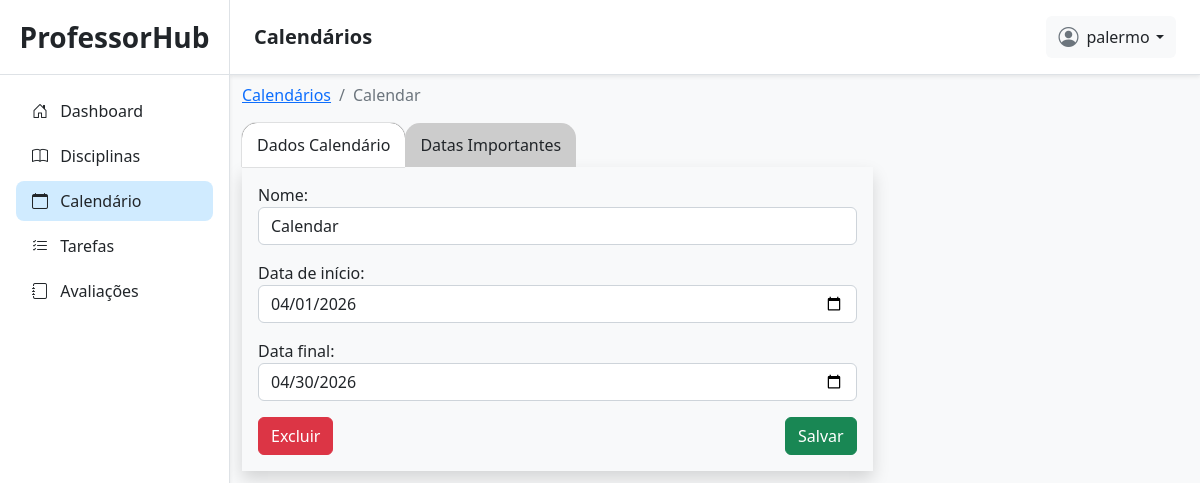
The page /calendarios/13/ (signed in) on the database its author committed.
### planner/models.py (models this page shows, shortened)
class CalendarioLetivo(models.Model):
    user = models.ForeignKey(User, on_delete=models.CASCADE, related_name='calendarios')
    nome = models.CharField(max_length=100)
    data_inicio = models.DateField(null=True)
    data_fim = models.DateField(null=True)

### planner/views/calendarios/views_calendarios.py (the view)
# urls.py: path('calendarios/<int:id>/', views_calendarios.calendario_detail_view, name='calendario_detail'),
@login_required(login_url='/login/')
def calendario_detail_view(request, id):
    if request.method == 'POST':
        calendario = get_object_or_404(CalendarioLetivo, id=id, user=request.user)
        form = CalendarioLetivoForm(request.POST, instance=calendario)
        if form.is_valid():
            form.save()
        return redirect('calendario_detail', id=id)
    calendario = get_object_or_404(CalendarioLetivo, id=id, user=request.user)
    return render(request, 'planner/calendarios/calendario_detail.html', {
        'calendario': calendario,
        'form': CalendarioLetivoForm(instance=calendario)
    })

### planner/forms.py
class CalendarioLetivoForm(forms.ModelForm):
    class Meta:
        model = CalendarioLetivo
        fields = ['nome', 'data_inicio', 'data_fim']
    nome = forms.CharField(
        label="Nome",
        widget=forms.TextInput(attrs={
            'class': 'form-control',
            'id': 'nome',
            'required': True,
        })
    )
    data_inicio = forms.DateField(
        label="Data de início",
        widget=forms.DateInput(attrs={
            'class': 'form-control',
            'id': 'data_inicio',
            'type': 'date',
            'required': True
        })
    )
    data_fim = forms.DateField(
        label="Data final",
        widget=forms.DateInput(attrs={
            'class': 'form-control',
            'id': 'data_fim',
            'type': 'date',
            'required': True
        })
    )

### planner/templates/planner/calendarios/calendario_detail.html (shortened to what this page needs)
{% extends 'planner/base.html' %}
{% load static %}
{% block titlenavbar %}
Calendários
{% endblock %}
{% block content %}
<div class="container my-2">
    <nav aria-label="breadcrumb">
        <ol class="breadcrumb">
            <li class="breadcrumb-item"><a
                    href="{% url 'calendarios' %}">Calendários</a></li>
            <li class="breadcrumb-item active" aria-current="page">{{ calendario.nome }}</li>
        </ol>
    </nav>
    <div class="abas-disciplinas">
        <div class="aba active">
            <a href="#"
                class="nav-link">Dados Calendário</a>
        </div>
        <div class="aba">
            <a href="{% url 'calendario_datas_importantes' calendario.id %}"
                class="nav-link">Datas Importantes</a>
        </div>
    </div>
    <form id="form_edit_calendario" action="{% url 'calendario_detail' calendario.id %}" class="col-12 col-lg-8 p-3 shadow" method="post">
        {% for field in form %}
            <div class="mb-3">
                {{ field.label_tag }}
                {{ field }}
            </div>
        {% endfor %}
        <div class="d-flex justify-content-between">
            <button type="button" class="btn btn-danger" data-bs-toggle="modal" data-bs-target="#modal_delete_calendario">
                Excluir
            </button>
            <button class="btn btn-success">Salvar</button>
        </div>
        </div>
{% endblock %}

### planner/templates/planner/base.html (shortened to what this page needs)
{% load static %}
<!doctype html>
<html lang="en">
<head>
    <link href="https://cdn.jsdelivr.net/npm/bootstrap@5.2.3/dist/css/bootstrap.min.css" rel="stylesheet"
>
    <link rel="stylesheet" href="https://cdn.jsdelivr.net/npm/bootstrap-icons@1.13.1/font/bootstrap-icons.min.css">
    <link rel="stylesheet" href="{% static 'css/planner/base.css' %}">
</head>
<body class="bg-light">
    <div class="container-fluid p-0">
        <div class="sidebar p-0 position-relative shadow-sm">
            <div class="sidebar-header py-3 px-3 text-center border-bottom">
                <a class="nav-link fs-3 fw-semibold text-dark" href="/">ProfessorHub</a>
            </div>
            <div class="d-flex flex-column justify-content-between pb-4" style="height: 90%;">
                <div class="sidebar-content">
                    <ul class="list-group mx-3 mt-3">
                        <li class="list-group-item {% if '/dashboard/' in request.path %}item-active{% endif %}">
                            <a href="{% url 'admin_dashboard' %}" class="text-decoration-none d-block text-dark">
                                <i class="bi bi-house-door me-2"></i> Dashboard
                            </a>
                        </li>
                        <li class="list-group-item {% if '/disciplinas/' in request.path %}item-active{% endif %}">
                            <a href="{% url 'disciplinas' %}" class="text-decoration-none d-block text-dark">
                                <i class="bi bi-book me-2"></i> Disciplinas
                            </a>
                        </li>
                        <li class="list-group-item {% if '/calendarios/' in request.path %}item-active{% endif %}">
                            <a href="{% url 'calendarios' %}" class="text-decoration-none d-block text-dark">
                                <i class="bi bi-calendar me-2"></i> Calendário
                            </a>
                        </li>
                        <li class="list-group-item {% if '/tarefas/' in request.path and '/disciplinas/' not in request.path %}item-active{% endif %}">
                            <a href="{% url 'tarefas' %}" class="text-decoration-none d-block text-dark">
                                <i class="bi bi-list-check me-2"></i> Tarefas
                            </a>
                        </li>
                        <li class="list-group-item {% if '/avaliacoes/' in request.path and '/disciplinas/' not in request.path %}item-active{% endif %}">
                            <a href="{% url 'avaliacoes' %}" class="text-decoration-none d-block text-dark">
                                <i class="bi bi-journal me-2"></i> Avaliações
                            </a>
                        </li>
                    </ul>
                </div>
            </div>
        </div>
        <div class="content-page p-0">
            <div class="navbar bg-white shadow-sm position-sticky top-0 px-4 py-3 border-bottom d-flex justify-content-between align-items-center"
                style="z-index: 900;">
                <div class="d-flex align-items-center gap-3">
                    <h5 class="mb-0 fw-semibold text-dark">
                        {% block titlenavbar %}
                        {% endblock %}
                    </h5>
                </div>
                <div class="dropdown">
                    <button class="btn btn-light border-0 d-flex align-items-center gap-2" type="button"
                        id="dropdownMenuButton1" data-bs-toggle="dropdown" aria-expanded="false">
                        <i class="bi bi-person-circle fs-5 text-secondary"></i>
                        <span class="dropdown-toggle text-dark">{{ request.user }}</span>
                    </button>
                </div>
            </div>
            {% block content %}
            {% endblock %}
        </div>
</body>
</html>

### static/css/planner/base.css (style rules this page uses)
body { overflow: hidden; }
.container-fluid { display: flex; height: 100vh; }
.content-page { flex: 1; overflow-y: auto; background-color: #f8f9fa; }
.sidebar { background-color: #ffffff; width: 230px; height: 100vh; border-right: 1px solid #dee2e6; transition: all 0.3s ease-in-out; }
.sidebar-header a { color: #2c3e50; }
.sidebar .list-group-item { background-color: transparent; border: none; border-radius: 8px; margin-bottom: 5px; transition: 0.2s; }
.item-active { background-color: #d0ebff !important; font-weight: 500; }
.navbar { background-color: #ffffff !important; }
.navbar h5 { color: #2c3e50; }
.abas-disciplinas { display: flex; }
.aba { background-color: #ccc; padding: 10px 15px; border-radius: 15px 15px 0 0; cursor: pointer; }
.aba.active { background-color: #fff; box-shadow: 0 0 1px black; }
.dropdown-toggle::after { margin-left: 0.4rem; }

### rows shown on the page
CalendarioLetivo: nome "Calendar", form "Calendar" "04/01/2026" "04/30/2026"

### other values the page prints
{{ request.user }} "palermo"
{{ field.label_tag }} "Nome:" "Data de início:" "Data final:"
